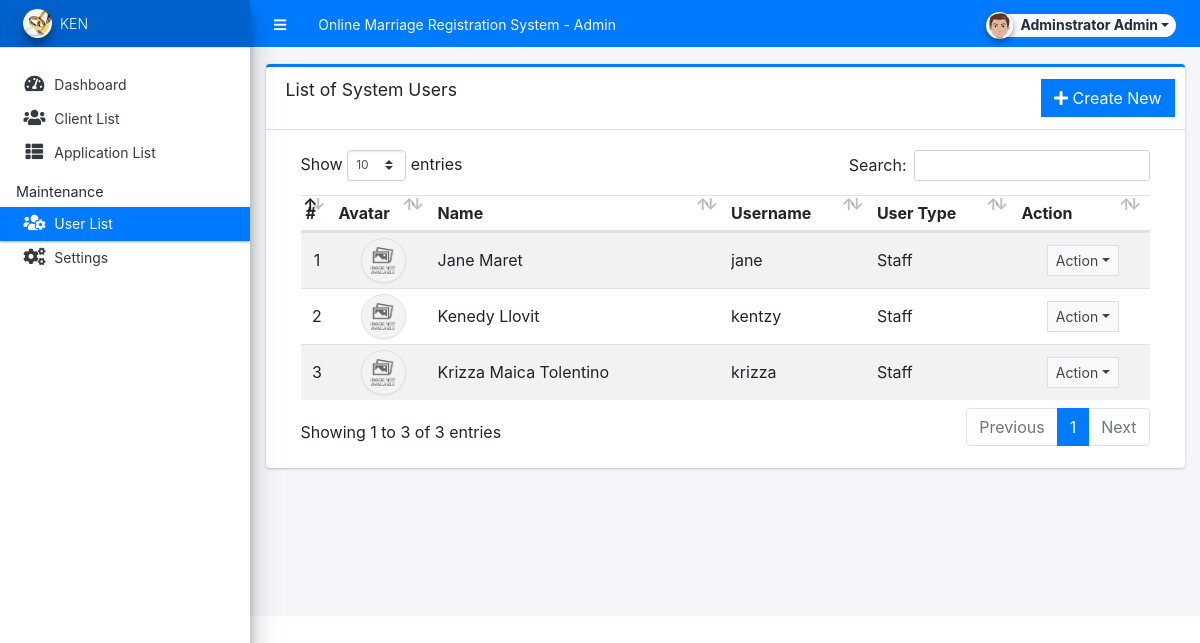
Page /admin/?page=user/list (signed in) on the committed database.
### tables this page shows
CREATE TABLE `users` (
  `id` int(50) NOT NULL,
  `firstname` varchar(250) NOT NULL,
  `middlename` text DEFAULT NULL,
  `lastname` varchar(250) NOT NULL,
  `username` text NOT NULL,
  `password` text NOT NULL,
  `avatar` text DEFAULT NULL,
  `last_login` datetime DEFAULT NULL,
  `type` tinyint(1) NOT NULL DEFAULT 0,
  `date_added` datetime NOT NULL DEFAULT current_timestamp(),
  `date_updated` datetime DEFAULT NULL ON UPDATE current_timestamp()
);

### config.php (called while the page is built, shortened)
<?php
function validate_image($file){
	if(!empty($file)){
        $ex = explode('?',$file);
        $file = $ex[0];
        $param =  isset($ex[1]) ? '?'.$ex[1]  : '';
		if(is_file(base_app.$file)){
			return base_url.$file.$param;
		}else{
			return base_url.'dist/img/no-image-available.png';
		}
	}else{
		return base_url.'dist/img/no-image-available.png';
	}
}
?>

### admin/user/list.php (the view, shortened to what this page needs)
<div class="card card-outline card-primary">
	<div class="card-header">
		<h3 class="card-title">List of System Users</h3>
		<div class="card-tools">
			<a href="?page=user/manage_user" class="btn btn-flat btn-primary"><span class="fas fa-plus"></span>  Create New</a>
		</div>
	</div>
	<div class="card-body">
		<div class="container-fluid">
        <div class="container-fluid">
			<table class="table table-hover table-striped">
				<!-- <colgroup>
					<col width="5%">
					<col width="10%">
					<col width="20%">
					<col width="20%">
					<col width="15%">
					<col width="15%">
					<col width="10%">
				</colgroup> -->
				<thead>
					<tr>
						<th>#</th>
						<th>Avatar</th>
						<th>Name</th>
						<th>Username</th>
						<th>User Type</th>
						<th>Action</th>
					</tr>
				</thead>
				<tbody>
					<?php
						$i = 1;
						$qry = $conn->query("SELECT *,concat(firstname,' ',lastname) as name from `users` where id != '1' order by concat(firstname,' ',lastname) asc ");
						while($row = $qry->fetch_assoc()):
					?>
						<tr>
							<td class="text-center"><?php echo $i++; ?></td>
							<td class="text-center"><img src="<?php echo validate_image($row['avatar']) ?>" class="img-avatar img-thumbnail p-0 border-2" alt="user_avatar"></td>
							<td><?php echo ucwords($row['name']) ?></td>
							<td ><p class="m-0 truncate-1"><?php echo $row['username'] ?></p></td>
							<td ><p class="m-0"><?php echo ($row['type'] == 1 )? "Adminstrator" : "Staff" ?></p></td>
							<td align="center">
								 <button type="button" class="btn btn-flat btn-default btn-sm dropdown-toggle dropdown-icon" data-toggle="dropdown">
				                  		Action
				                  </button>
							</td>
						</tr>
					<?php endwhile; ?>
				</tbody>
			</table>
		</div>
		</div>
	</div>
</div>

### admin/user/list.php (style rules this page uses)
.img-avatar { width:45px; height:45px; object-fit:cover; object-position:center center; border-radius:100%; }

### rows in the picture
users: name "Jane Maret", username "jane", type "Staff"
users: name "Kenedy Llovit", username "kentzy", type "Staff"
users: name "Krizza Maica Tolentino", username "krizza", type "Staff"

### other values in the picture
$_settings->info('name') "Online Marriage Registration System"
$_settings->userdata('firstname').' '.$_settings->userdata('lastname') "Adminstrator Admin"
$_settings->info('short_name') "KEN"
